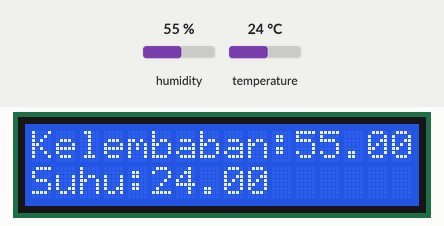
Recording of a sketch running on a simulated Arduino Uno, built with avr-gcc and run on an emulated ATmega328P. On the bench: 16×2 character LCD. The inputs (shaded band) are chosen by the test bench; at power-on: humidity 55 %, temperature 24 °C. What the sketch prints to the serial monitor is not drawn.

Above: at 1.2 s.
1.3 s: humidity set to 22 %
At 3.1 s:
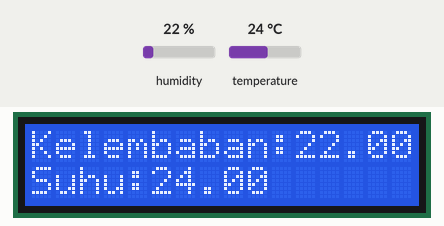
4.1 s: temperature set to 12 °C
At 5.5 s:
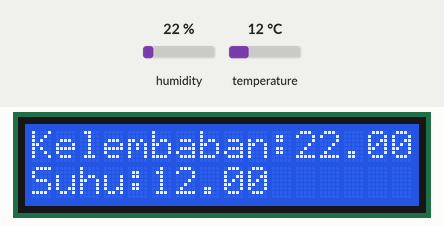
6.9 s: humidity set to 40 %
At 9.3 s:
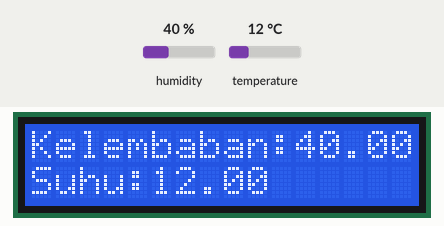
9.9 s: temperature set to 19 °C
At 11.7 s:
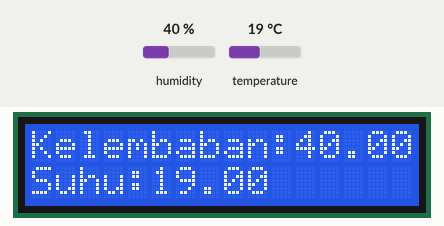
Timing chart, 0 to 13.2 s (numbered marks = the images above; inputs shaded):
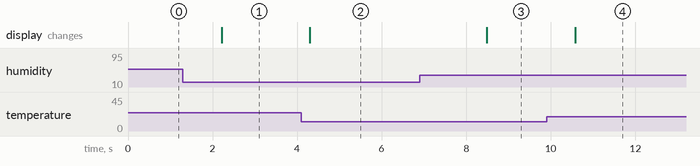

Measured:
- after the input at 1.3 s, the display: changes after 0.91 s (image 1)
- after the input at 4.1 s, the display: changes after 0.20 s (image 2)
- after the input at 6.9 s, the display: changes after 1.6 s (image 3)
- after the input at 9.9 s, the display: changes after 0.68 s (image 4)

The sketch:

Sensor_SUHU_DHT11.ino
```cpp
#include <LiquidCrystal_I2C.h>
LiquidCrystal_I2C lcd(0x27,16,2);  // GANTI 0x3F Ke 0x27 kalau LCD ga muncul
#include <DHT.h>
DHT dht(2, DHT11); //Pin, Jenis DHT

int powerPin = 3;    // untuk pengganti VCC/5vOLT

void setup(){
  lcd.init();
  // Print a message to the LCD.
  lcd.backlight();
  // jadikan pin power sebagai output
  pinMode(powerPin, OUTPUT);
  // default bernilai LOW
  digitalWrite(powerPin, LOW);
 Serial.begin(9600);
 dht.begin();
}

void loop(){
 digitalWrite(powerPin, HIGH);

 float kelembaban = dht.readHumidity();
 float suhu = dht.readTemperature();

 Serial.print("kelembaban: ");
 Serial.print(kelembaban);
 Serial.print(" ");
 Serial.print("suhu: ");
 Serial.println(suhu);

  lcd.clear();
  lcd.setCursor(0,0);
  lcd.print("Kelembaban: ");
  lcd.setCursor(11,0);
  lcd.print(kelembaban);

  lcd.setCursor(0,1);
  lcd.print("Suhu: ");
  lcd.setCursor(5,1);
  lcd.print(suhu);
  delay(1000);
}
```
